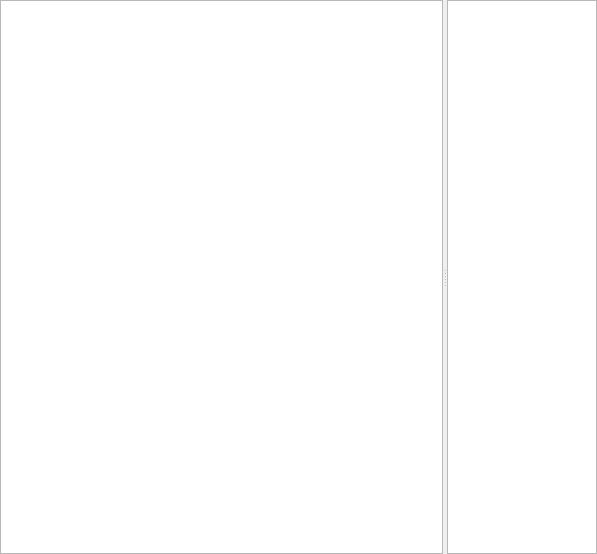
<?xml version="1.0" encoding="UTF-8"?>
<ui version="4.0">
 <class>Document</class>
 <widget class="QWidget" name="Document">
  <property name="geometry">
   <rect>
    <x>0</x>
    <y>0</y>
    <width>597</width>
    <height>554</height>
   </rect>
  </property>
  <property name="windowTitle">
   <string>Form</string>
  </property>
  <layout class="QGridLayout" name="gridLayout">
   <property name="margin">
    <number>0</number>
   </property>
   <item row="0" column="0">
    <widget class="QSplitter" name="splitter">
     <property name="orientation">
      <enum>Qt::Horizontal</enum>
     </property>
     <widget class="QTextEdit" name="textEdit">
      <property name="sizePolicy">
       <sizepolicy hsizetype="Expanding" vsizetype="Expanding">
        <horstretch>0</horstretch>
        <verstretch>0</verstretch>
       </sizepolicy>
      </property>
      <property name="font">
       <font>
        <family>Courier</family>
       </font>
      </property>
     </widget>
     <widget class="QListWidget" name="listWidget">
      <property name="sizePolicy">
       <sizepolicy hsizetype="Expanding" vsizetype="Expanding">
        <horstretch>0</horstretch>
        <verstretch>0</verstretch>
       </sizepolicy>
      </property>
      <property name="maximumSize">
       <size>
        <width>150</width>
        <height>16777215</height>
       </size>
      </property>
     </widget>
    </widget>
   </item>
  </layout>
 </widget>
 <resources/>
 <connections/>
</ui>
